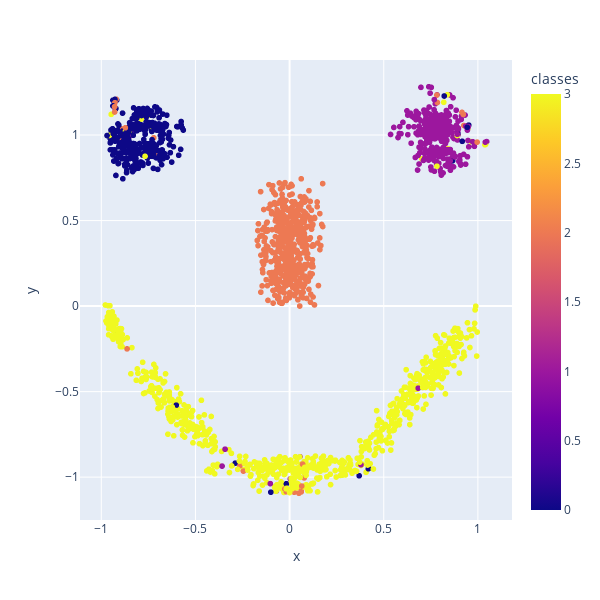

Notebook cell for this chart:
### Code cell
fig = px.scatter(out_df, x = 'x', y = 'y', color = 'classes', width = 600, height = 600)
fig

### Figure 1 — Plotly figure (JSON) as saved in the notebook; plotly's stock layout.template omitted (floating-point values rounded to 4 significant figures; data arrays with more than 128 entries replaced by an {"elided": "..."} marker saying what was removed)
{"data": [{"hovertemplate": "x=%{x}<br>y=%{y}<br>classes=%{marker.color}<extra></extra>", "legendgroup": "", "marker": {"color": {"elided": "2000 int values"}, "coloraxis": "coloraxis", "symbol": "circle"}, "mode": "markers", "name": "", "showlegend": false, "type": "scattergl", "x": {"elided": "2000 float values"}, "xaxis": "x", "y": {"elided": "2000 float values"}, "yaxis": "y"}], "layout": {"coloraxis": {"colorbar": {"title": {"text": "classes"}}, "colorscale": [[0, "#0d0887"], [0.1111, "#46039f"], [0.2222, "#7201a8"], [0.3333, "#9c179e"], [0.4444, "#bd3786"], [0.5556, "#d8576b"], [0.6667, "#ed7953"], [0.7778, "#fb9f3a"], [0.8889, "#fdca26"], [1, "#f0f921"]]}, "height": 600, "legend": {"tracegroupgap": 0}, "margin": {"t": 60}, "width": 600, "xaxis": {"anchor": "y", "autorange": true, "domain": [0, 1], "range": [-1.113, 1.181], "title": {"text": "x"}, "type": "linear"}, "yaxis": {"anchor": "x", "autorange": true, "domain": [0, 1], "range": [-1.25, 1.439], "title": {"text": "y"}, "type": "linear"}}}
